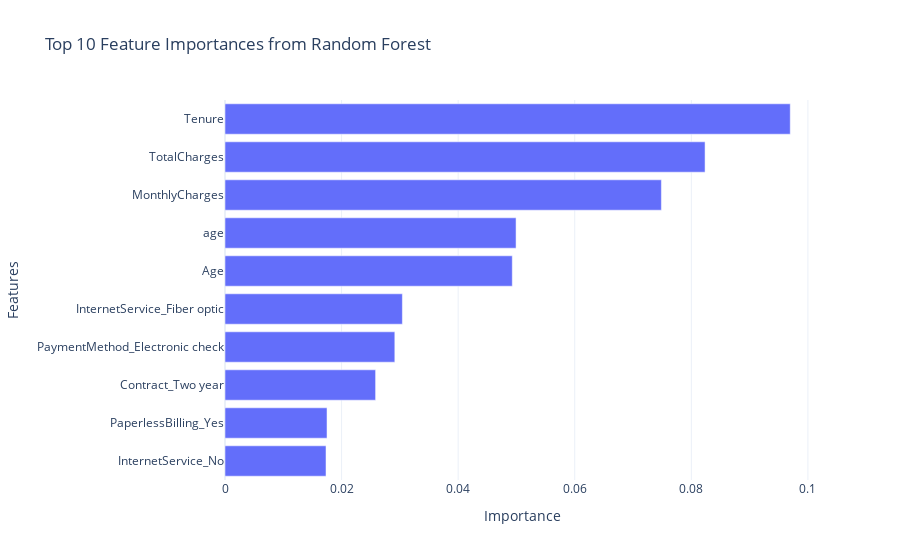

Here is the notebook cell this chart was saved with:
### Code cell
import plotly.express as px
import pandas as pd

# Assuming 'importances' is already defined as in your code
top_features = importances.sort_values(ascending=False).head(10)

# Create a horizontal bar chart
fig = px.bar(
    top_features[::-1],  # Reverse for descending order from top to bottom
    x=top_features[::-1], 
    y=top_features[::-1].index,
    orientation='h',
    labels={'x': 'Feature Importance', 'index': 'Feature'},
    title='Top 10 Feature Importances from Random Forest'
)

fig.update_layout(yaxis_title="Features", xaxis_title="Importance", template='plotly_white')
fig.show()

### Figure 1 — Plotly figure (JSON) as saved in the notebook; plotly's stock layout.template omitted (floating-point values rounded to 4 significant figures)
{"data": [{"alignmentgroup": "True", "hovertemplate": "Feature Importance=%{x}<br>y=%{y}<extra></extra>", "legendgroup": "", "marker": {"color": "#636efa", "pattern": {"shape": ""}}, "name": "", "offsetgroup": "", "orientation": "h", "showlegend": false, "textposition": "auto", "type": "bar", "x": [0.01733, 0.0175, 0.02584, 0.02913, 0.03043, 0.04929, 0.04993, 0.07486, 0.08236, 0.09697], "xaxis": "x", "y": ["InternetService_No", "PaperlessBilling_Yes", "Contract_Two year", "PaymentMethod_Electronic check", "InternetService_Fiber optic", "Age", "age", "MonthlyCharges", "TotalCharges", "Tenure"], "yaxis": "y"}], "layout": {"barmode": "relative", "legend": {"tracegroupgap": 0}, "title": {"text": "Top 10 Feature Importances from Random Forest"}, "xaxis": {"anchor": "y", "domain": [0, 1], "title": {"text": "Importance"}}, "yaxis": {"anchor": "x", "domain": [0, 1], "title": {"text": "Features"}}}}
